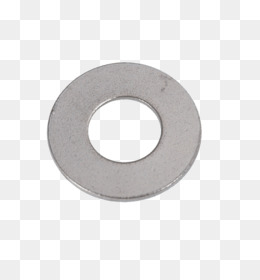
#> input picture Clasificador-de-imagenes/ejemplos/arandela_internet.jpg, 260 x 280 px; its folder holds only this picture in this run
$ python -i p9_procesamiento.py   (imports and definitions only)
#> lines starting #> are read from the running program, lines starting #| are printed output that depends on the picture; after the words box and inside, x2 and y2 are one past the last pixel; in counts of white or black regions, pixels touching at a corner belong together
#> further down, picture is the input picture: shape (280, 260, 3); mean B, G, R 232, 232.1, 232.9
from matplotlib import pyplot as plt
import matplotlib.patches as mpatches

plt.rcParams['image.cmap'] = 'gray'

from skimage import io, filters, img_as_ubyte
import numpy as np
import cv2
import os
from datetime import datetime
import random
from skimage.measure import regionprops


"""
VARIABLES GLOBALES
Para almacenar los datos y graficar
"""
# [1 line not run here, left out]
datos = [] # Base de datos
fig = plt.figure()
ax = fig.add_subplot(111, projection='3d')


# [56 lines left out: function transformacion, not called in this run]


def extraccion(image, hacer_transformacion=False):
    """
    TRANSFORMACION
    """
#> called with hacer_transformacion = False
    if hacer_transformacion:
        image = transformacion(image)
        cv2.imwrite("./pruebas/9_procesamiento/1_transformacion.jpg", image)

    """
    REDIMENSIONAMIENTO DE LA IMAGEN
    Convertir la imagen de 1220x1080 a 500x400
    """
    image = cv2.resize(image, (500, 400))
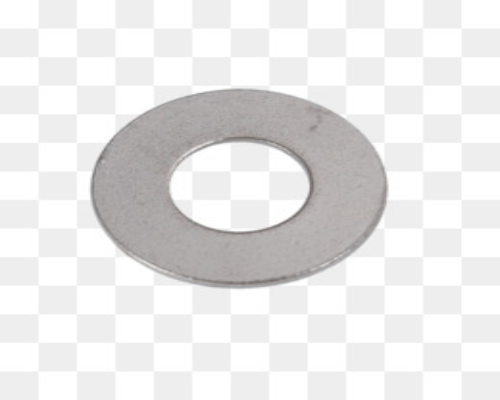
#> image: shape (400, 500, 3); mean of channels 0, 1, 2 231.9, 232, 232.8; drawn as B, G, R
    cv2.imwrite("./pruebas/9_procesamiento/2_redimensionada.jpg", image)

    """
    PRE PROCESAMIENTO
    """
    aux = cv2.cvtColor(image, cv2.COLOR_BGR2GRAY)  # Convertir a escala de grises
    cv2.imwrite("./pruebas/9_procesamiento/3_preprocesamiento.jpg", aux)

    """
    FILTRACION
    """
    aux = cv2.GaussianBlur(aux, (3, 3), 0)  # Aplicar filtro gaussiano
    cv2.imwrite("./pruebas/9_procesamiento/4_filtro_Gauss.jpg", aux)
    aux = filters.sobel(aux)  # Aplicar filtro Sobel o Laplaciano
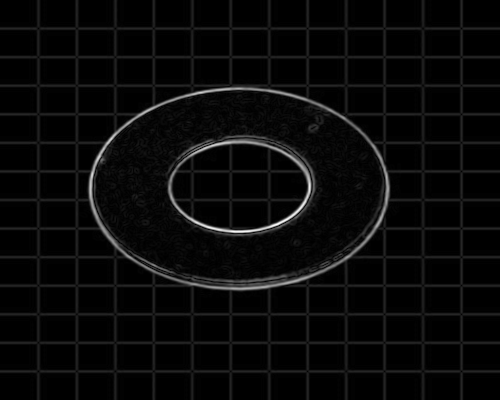
#> aux: shape (400, 500) float64; min 0, max 0.236, mean 0.00884; drawn with min black and max white
    cv2.imwrite("./pruebas/9_procesamiento/4_filtro_Sobel.jpg", aux)

    """
    SEGMENTACION
    """
    ret, th = cv2.threshold(img_as_ubyte(aux), 0, 255, cv2.THRESH_BINARY + cv2.THRESH_OTSU)
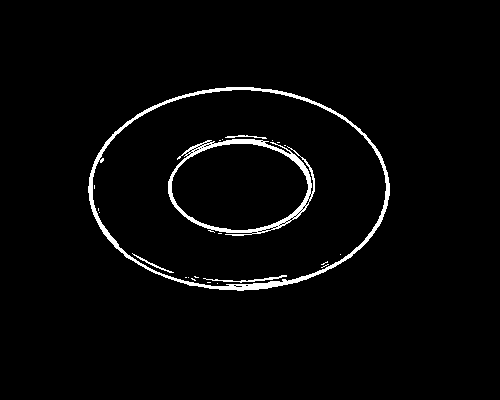
#> th: shape (400, 500); 2.6% white; 23 white regions (18 under 20 px)
#> ret = 14
    cv2.imwrite("./pruebas/9_procesamiento/5_segmentacion.jpg", th)

    """
    EXTRACCION DE CARACTERISTICAS / PROPIEDADES
    """
    regions = regionprops(th.astype(int))
#> regions = 1 regions; box (x1, y1, x2, y2) and area: (88, 87, 390, 291) 5136

    # [8 lines of commented-out code are left out]
    eje_mayor = regions[0].major_axis_length
#> eje_mayor = 328.1
    eje_menor = regions[0].minor_axis_length
#> eje_menor = 249.2
    hu = regions[0].moments_hu
#> hu = [2.07, 0.308, 0.0296, 0.0314, 0.000782, 0.0109, 0.000553]

    # [9 lines of commented-out code are left out]
    return aux, [eje_menor, eje_mayor, hu[0]]

# [5 lines not run here, left out]

>>> import cv2
>>> picture = cv2.imread('ejemplos/arandela_internet.jpg')
>>> result = extraccion(picture)

$ run again, on Clasificador-de-imagenes/ejemplos/contadorObj2.jpg
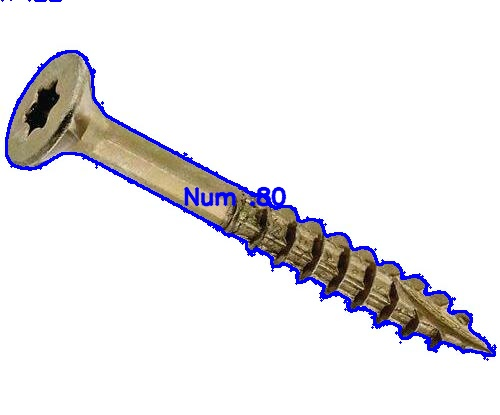
#> input picture Clasificador-de-imagenes/ejemplos/contadorObj2.jpg, 500 x 415 px
#> picture is the input picture: shape (415, 500, 3); mean B, G, R 233.3, 231, 232.9
#> in extraccion, `aux = filters.sobel(aux)`:
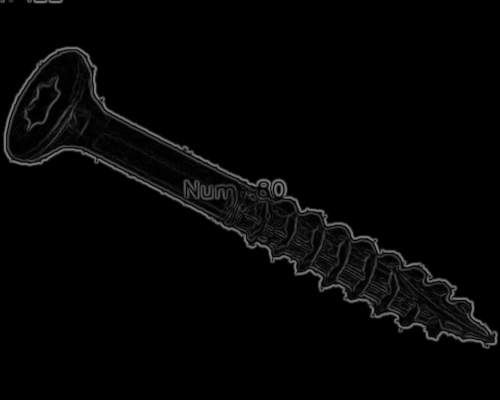
#> aux: shape (400, 500) float64; min 0, max 0.492, mean 0.0194
#> in extraccion, `ret, th = cv2.threshold(img_as_ubyte(aux), 0, 255, cv2.THRESH_BINARY +..`:
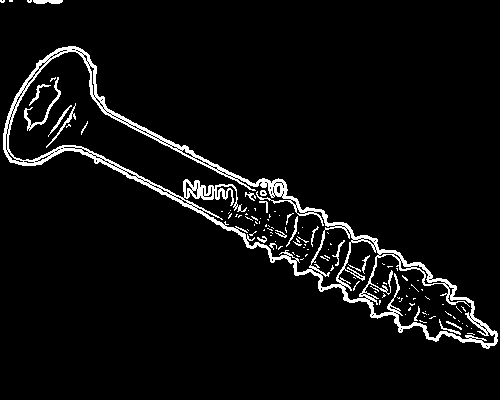
#> th: shape (400, 500); 5.1% white in thin lines or dots, all inside (x1, y1, x2, y2) = (0, 0, 498, 349)
#> ret = 34
#> regions = 1 regions; box (x1, y1, x2, y2) and area: (0, 0, 498, 349) 10174
#> eje_mayor = 639.9
#> eje_menor = 111.3
#> hu = [2.59, 5.95, 0.00643, 0.0979, 0.0013, 0.234, -0.00209]
